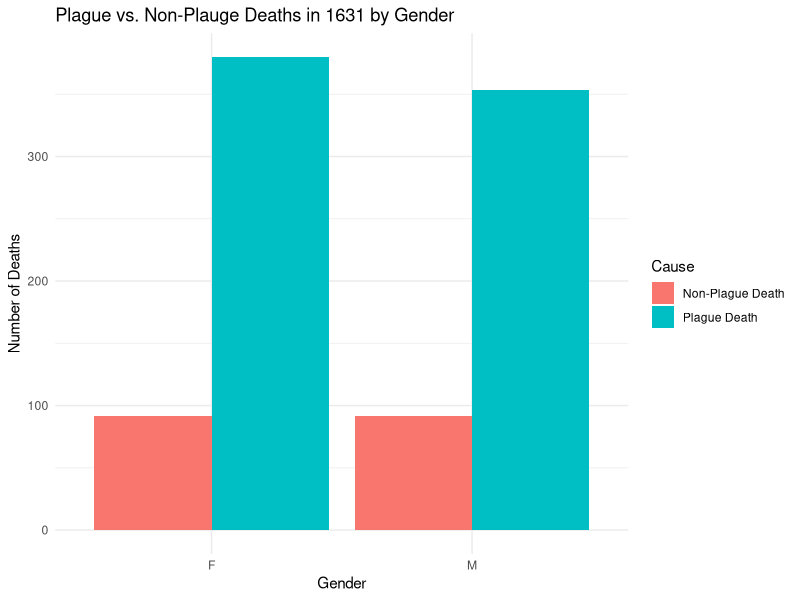
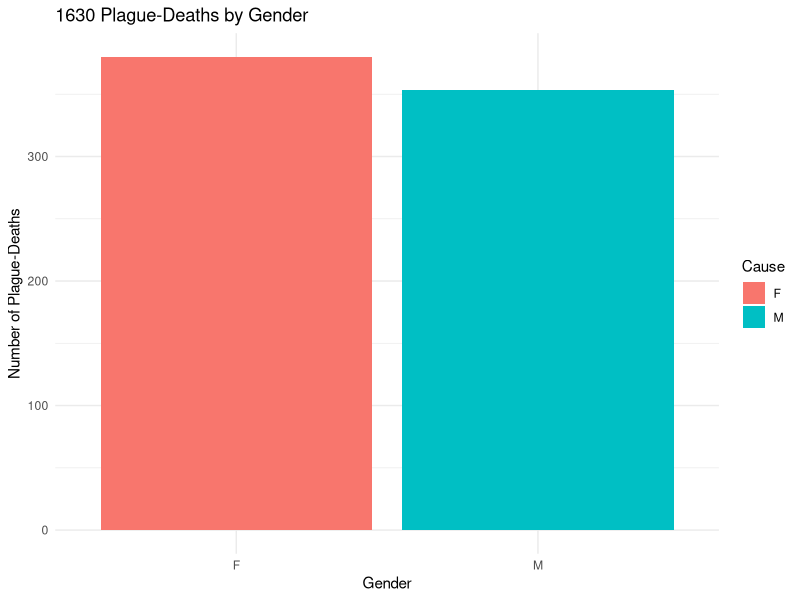

Reproduce these figures in R, in order. (Note: this script raises an error after producing the figures.)
library(tidyverse)
library(readr)
library(dplyr)
library(stringr)
library(lubridate)
library(tidyr)
library(igraph)
library(ggplot2)
library(deSolve)

df_1630 <- read.csv("cleaned_plague_data_1630.csv")
names(df_1630) <- gsub("\\.", "_", names(df_1630))
head(df_1630)

#----BUILDING TABLES--------# 
df_1630 <- df_1630 %>%
  filter(Sex != 'Unkown' & Sex != "")
## Gender vs. Cause of Death
gender_cause_table <- df_1630 %>%
  count(Sex, Type_of_death) %>%
  pivot_wider(names_from = Type_of_death, values_from = n, values_fill = 0)
print(gender_cause_table)

## Age vs. Cause of Death 
total_deaths_by_age <- df_1630 %>% 
  count(Age_Group, Type_of_death) %>%
  pivot_wider(names_from = Type_of_death, values_from = n, values_fill = 0)
print(total_deaths_by_age)

# Plague Deaths by Age
plague_by_age <- total_deaths_by_age %>%
  select(Age_Group, `Plague Death`) 
print(plague_by_age)

## Plague Deaths By Gender and Age
plague_groups <- df_1630 %>%
  filter(Type_of_death == "Plague Death") %>%
  count(Sex, Age_Group) %>%
  pivot_wider(names_from = Age_Group, values_from = n, values_fill = 0)
print(plague_groups)

## Daily Deaths
daily_plague <- df_1630 %>%
  count(Date, name = "plague_deaths") %>%
  arrange(Date)
print(daily_plague)

#----- VISUAL ANAYLSIS-----

# Types of Deaths by Gender
death_by_gender <- df_1630 %>%
  count(Sex, Type_of_death) %>%
  ggplot(aes(x = Sex, y = n , fill = Type_of_death)) +
  geom_bar(stat = "identity", position = "dodge") +
  labs(
    title = "Plague vs. Non-Plauge Deaths in 1631 by Gender",
    x = "Gender" ,
    y = "Number of Deaths",
    fill = "Cause"
  ) +
  theme_minimal()
print(death_by_gender)

# Male vs. Female Plague Deaths
plague_death_by_gender <- gender_cause_table %>%
  ggplot(aes(x = Sex, y = `Plague Death`, fill = Sex)) +
  geom_bar(stat = "identity", position = "dodge") +
  labs(
    title = "1630 Plague-Deaths by Gender",
    x = "Gender" ,
    y = "Number of Plague-Deaths",
    fill = "Cause"
  ) +
  theme_minimal()
print(plague_death_by_gender)

# Plague Deaths vs. Age 
plague_deaths_by_age <- plague_by_age %>%
  ggplot(aes(x = age_group, y = `Plague Death`, fill = age_group)) +
  geom_bar(stat = "identity", position = "dodge") +
  labs(
    title = " 1630 Plague-Deaths by Age",
    x = "Age" ,
    y = "Number of Plague-Deaths",
    fill = "Cause"
  ) +
  theme_minimal()
print(plague_deaths_by_age)


# Plague Deaths by Age vs. Gender
plague_by_age_and_gender <- plague_groups %>%
  pivot_longer(
    cols = -Sex,
    names_to = "age_group",
    values_to = "n"
  )

ggplot(plague_by_age_and_gender, aes(x = age_group, y = n, fill = Sex)) +
  geom_bar(stat = "identity", position = "dodge") +
  labs(
    title = "Plague Deaths by Gender and Age",
    x = "Age Group",
    y = "Number of Plague Deaths",
    fill = "Sex"
  ) +
  theme_minimal()


#-----NETWORK MODEL--------
# Nodes = people
# Edge = two people died within k days of each other
# Restricting to plague deaths makes the network more focused

# Filtered df
network_df_1630 <- df_1630 %>%
  filter(!is.na(Date), Sex != "Unkown", Plague_Flag == 1, Days_Afflicted != "Unkown") %>%
  mutate(person_id = row_number())
network_df_1630 <- network_df_1630 %>%
  mutate(Date = as.Date(Date, format = "%Y-%m-%d"))
class(network_df_1630$Date)

#Time Window: 8 days 
k <- 8

# Creating Edges 
edges <- network_df_1630 %>%
  select(person_id, Date) %>%
  cross_join(
    network_df_year1 %>% select(person_id, Date),
    suffix = c("_from", "_to")
  ) %>%
  filter(person_id_from < person_id_to) %>%
  mutate(day_diff = abs(as.integer(Date_from - Date_to))) 

# Calculate Edge Weight
g <- graph_from_data_frame(edges, directed = FALSE)
avg_degree <- mean(degree(g_y1))
N_t = 737 + 186

# New Beta Term
alpha <- 2
beta_net <- beta_0 * (1 + alpha * avg_degree / year1_N_t)
beta_net

#----------NEW SIR MODEL-----------------##
# Modified SIR Model
sir_model <- function(time, state, parameters) {
  with(as.list(c(state, parameters)), {
    N <- S + I + R                  
    dS <- -beta * S * I / N
    dI <-  beta * S * I / N - gamma * I
    dR <-  gamma * I
    
    list(c(dS, dI, dR))
  })
}

# Assign Initial Values and Parameters##
parameters_values <- c(
  beta <- beta_net,      # This is where Beta will differ from original model     
  gamma <- 0.125
)
initial_values <- c(
  S = N_t - 1,         # Population of Sucepetabe People in Venice At 1/03/1630
  I = 1,              # Number of People infected on 01/03/1630
  R = 0               # Number of Recovered People
)

time_values <- seq(0, 350, by = 10)     # Time span of Data in Days (1 year) Increments of 10 

## SIR Modeling 
sir_values <- ode(
  y = initial_values,
  times = time_values,
  func = sir_model,
  parms = parameters_values
)
sir_values
sir_values <- as.data.frame(sir_values)

## Plotting SIR Model 
matplot(sir_values$time, sir_values[, c("S", "I", "R")],
        type = "l", lty = 1, col = c("blue", "red", "green"),
        xlab = "Time (Days)", ylab = "Population in Venice")
legend("right", c("Susceptibles", "Infectious", "Recovered/Dead"),
       col = c("blue", "red", "green"), lty = 1, bty = "n")

## Isolating the Infectious Pupulation 
plot(sir_values$time, sir_values$I, type = "l", col = "red",
     xlab = "Time (Days)", ylab = "Infectious Population")

## R0 Value Calculation
(100000 + 1) * beta_net / 0.125
